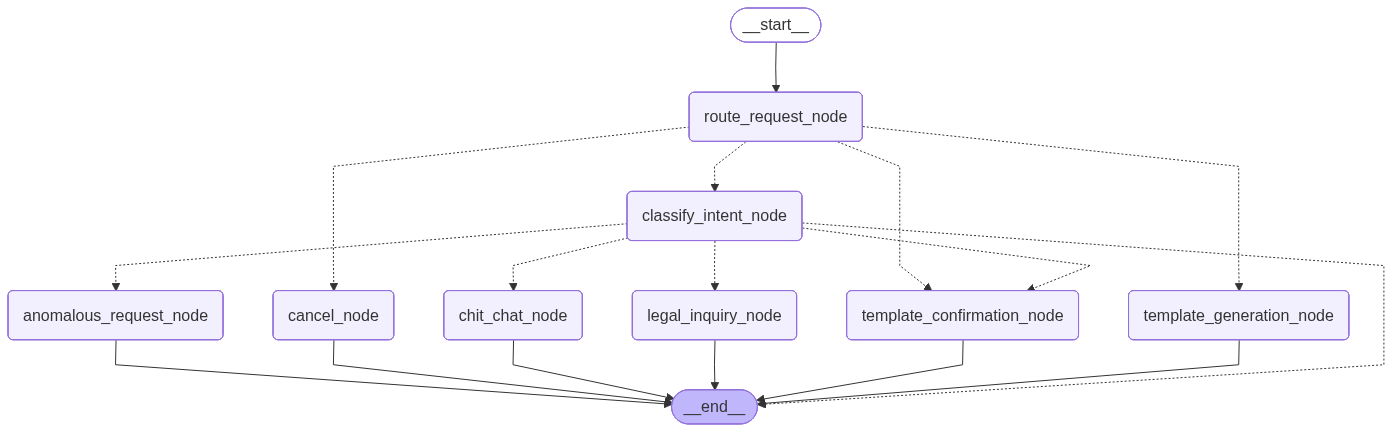

Write the Python code that produced this figure.
from langgraph.graph import StateGraph, END
from state import GraphState
from nodes import (
    route_request_node,
    classify_intent_node,
    legal_inquiry_node,
    chit_chat_node,
    anomalous_request_node,
    template_generation_node,
    template_confirmation_node,
    cancel_node
)

def main_router(state: GraphState) -> str:
    """대화 상태를 기반으로 요청을 라우팅하는 메인 컨트롤러."""
    next_action = state.get("next_action")
    pipeline_step = state.get("template_pipeline_state", {}).get("step")
    if next_action == "awaiting_confirmation":
        user_response = state.get("original_request", "").strip()
        if user_response == "예":
            return "template_generation_node"
        elif user_response == "아니오":
            return "cancel_node"
        else:
            return "template_confirmation_node"
    
    elif pipeline_step and pipeline_step != 'initial':
        return "template_generation_node"
    
    else:
        return "classify_intent_node"

def route_by_intent(state: GraphState) -> str:
    """의도 분류 결과에 따라 다음 노드를 결정하는 라우터 함수."""
    if state.get("error"):
        return END
    
    intent = state.get("intent")
    print(f"라우팅: 의도 '{intent}'에 따라 경로를 결정합니다.")
    
    if intent == "template_generation":
        return "template_confirmation_node"
    elif intent == "legal_inquiry":
        return "legal_inquiry_node"
    elif intent == "chit_chat":
        return "chit_chat_node"
    elif intent == "anomalous_request":
        return "anomalous_request_node"
    else:
        return "chit_chat_node"

# LangGraph 워크플로우 정의
workflow = StateGraph(GraphState)

# 노드 추가
workflow.add_node("route_request_node", route_request_node)
workflow.add_node("classify_intent_node", classify_intent_node)
workflow.add_node("legal_inquiry_node", legal_inquiry_node)
workflow.add_node("chit_chat_node", chit_chat_node)
workflow.add_node("anomalous_request_node", anomalous_request_node)
workflow.add_node("template_generation_node", template_generation_node)
workflow.add_node("template_confirmation_node", template_confirmation_node)
workflow.add_node("cancel_node", cancel_node)


# 엣지(연결) 설정
workflow.set_entry_point("route_request_node")

# 1. 메인 라우터에서 각 상황에 맞게 분기
workflow.add_conditional_edges(
    "route_request_node",
    main_router,
    {
        "classify_intent_node": "classify_intent_node",
        "template_generation_node": "template_generation_node",
        "cancel_node": "cancel_node",
        "template_confirmation_node": "template_confirmation_node",
    }
)

# 2. 의도 분류 노드는 이제 새로운 요청만 처리
workflow.add_conditional_edges(
    "classify_intent_node",
    route_by_intent,
    {
        "template_confirmation_node": "template_confirmation_node",
        "legal_inquiry_node": "legal_inquiry_node",
        "chit_chat_node": "chit_chat_node",
        "anomalous_request_node": "anomalous_request_node",
        END: END
    }
)

# 3. 각 기능 노드는 실행 후 종료
workflow.add_edge("template_confirmation_node", END)
workflow.add_edge("cancel_node", END)
workflow.add_edge("legal_inquiry_node", END)
workflow.add_edge("chit_chat_node", END)
workflow.add_edge("anomalous_request_node", END)
workflow.add_edge("template_generation_node", END)


# 그래프 컴파일
app_graph = workflow.compile()

# (선택) 그래프 시각화
try:
    app_graph.get_graph().draw_mermaid_png(output_file_path="graph.png")
    print("그래프 구조가 'graph.png' 파일로 저장되었습니다.")
except Exception as e:
    print(f"그래프 시각화 실패: {e} (pygraphviz가 설치되지 않았을 수 있습니다)")
